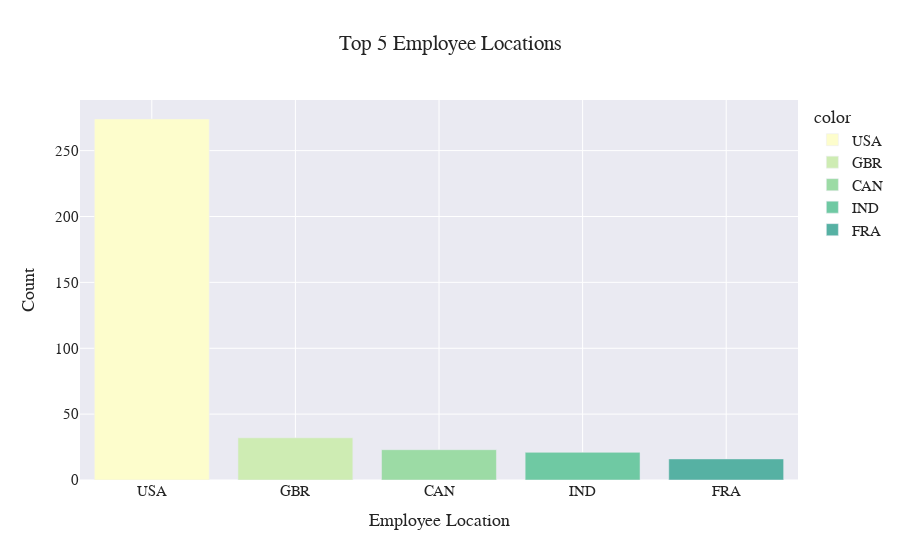

The code cell stored with this chart in its notebook:
### Markdown cell above
**Top 5 Employee Locations
depicts density of workforce based on employee residence
vast majority of the workforce in the dataset is concentrated in USA**

### Code cell
top_5_location = residence[:5] 

fig = px.bar(y = top_5_location.values, 
             x = top_5_location.index, 
             color = top_5_location.index, 
             color_discrete_sequence = px.colors.sequential.deep, 
             title = 'Top 5 Employee Locations', 
             template = 'seaborn')

fig.update_layout(

    xaxis_title = "Employee Location", 
    yaxis_title = "Count", 
    font = dict(size = 15, family = "Franklin Gothic"))

fig.show()

### Figure 1 — Plotly figure (JSON) as saved in the notebook; plotly's stock layout.template omitted (floating-point values rounded to 4 significant figures)
{"data": [{"alignmentgroup": "True", "hovertemplate": "color=USA<br>x=%{x}<br>y=%{y}<extra></extra>", "legendgroup": "USA", "marker": {"color": "rgb(253, 253, 204)", "pattern": {"shape": ""}}, "name": "USA", "offsetgroup": "USA", "orientation": "v", "showlegend": true, "textposition": "auto", "type": "bar", "x": ["USA"], "xaxis": "x", "y": [274], "yaxis": "y"}, {"alignmentgroup": "True", "hovertemplate": "color=GBR<br>x=%{x}<br>y=%{y}<extra></extra>", "legendgroup": "GBR", "marker": {"color": "rgb(206, 236, 179)", "pattern": {"shape": ""}}, "name": "GBR", "offsetgroup": "GBR", "orientation": "v", "showlegend": true, "textposition": "auto", "type": "bar", "x": ["GBR"], "xaxis": "x", "y": [32], "yaxis": "y"}, {"alignmentgroup": "True", "hovertemplate": "color=CAN<br>x=%{x}<br>y=%{y}<extra></extra>", "legendgroup": "CAN", "marker": {"color": "rgb(156, 219, 165)", "pattern": {"shape": ""}}, "name": "CAN", "offsetgroup": "CAN", "orientation": "v", "showlegend": true, "textposition": "auto", "type": "bar", "x": ["CAN"], "xaxis": "x", "y": [23], "yaxis": "y"}, {"alignmentgroup": "True", "hovertemplate": "color=IND<br>x=%{x}<br>y=%{y}<extra></extra>", "legendgroup": "IND", "marker": {"color": "rgb(111, 201, 163)", "pattern": {"shape": ""}}, "name": "IND", "offsetgroup": "IND", "orientation": "v", "showlegend": true, "textposition": "auto", "type": "bar", "x": ["IND"], "xaxis": "x", "y": [21], "yaxis": "y"}, {"alignmentgroup": "True", "hovertemplate": "color=FRA<br>x=%{x}<br>y=%{y}<extra></extra>", "legendgroup": "FRA", "marker": {"color": "rgb(86, 177, 163)", "pattern": {"shape": ""}}, "name": "FRA", "offsetgroup": "FRA", "orientation": "v", "showlegend": true, "textposition": "auto", "type": "bar", "x": ["FRA"], "xaxis": "x", "y": [16], "yaxis": "y"}], "layout": {"autosize": true, "barmode": "relative", "font": {"family": "Franklin Gothic", "size": 15}, "legend": {"title": {"text": "color"}, "tracegroupgap": 0}, "title": {"text": "Top 5 Employee Locations"}, "xaxis": {"anchor": "y", "autorange": true, "domain": [0, 1], "range": [-0.5, 4.5], "title": {"text": "Employee Location"}, "type": "category"}, "yaxis": {"anchor": "x", "autorange": true, "domain": [0, 1], "range": [0, 288.4], "title": {"text": "Count"}, "type": "linear"}}}
